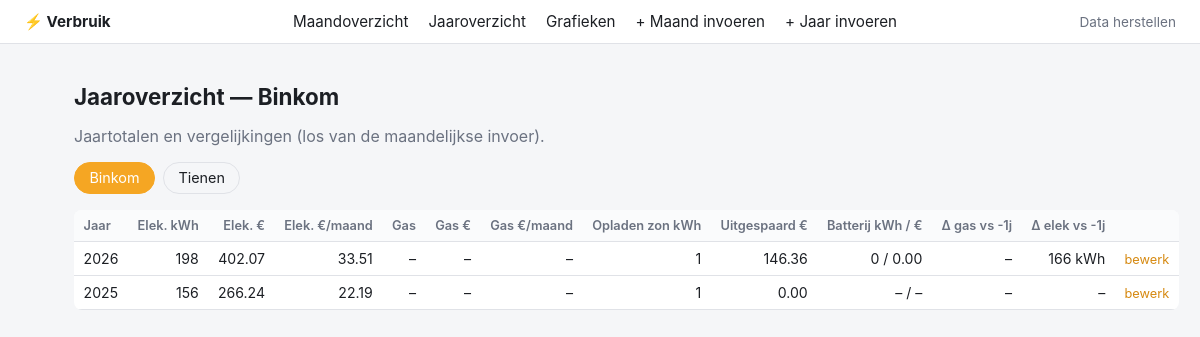
Page /jaaroverzicht on the committed database.
### tables this page shows
CREATE TABLE jaaroverzicht (
    id INTEGER PRIMARY KEY AUTOINCREMENT,
    woning TEXT NOT NULL CHECK (woning IN ('Tienen', 'Binkom')),
    jaar INTEGER NOT NULL,

    jaarverbruik_elektriciteit_kwh REAL,
    jaarverbruik_elektriciteit_kost_eur REAL,

    jaarverbruik_gas REAL,
    jaarverbruik_gas_eenheid TEXT CHECK (jaarverbruik_gas_eenheid IN ('m3', 'kWh')),
    jaarverbruik_gas_kost_eur REAL,

    opladen_zon_kwh REAL,
    opladen_zon_kost_eur REAL,

    uitgespaard_zonnepanelen_eur REAL,

    batterij_gebruik_kwh REAL,
    batterij_gebruik_kost_eur REAL,

    verschil_gas_vorig_jaar_m3 REAL,
    verschil_gas_vorig_jaar_kwh REAL,

    verschil_elektriciteit_vorig_jaar_kwh REAL,
    verschil_elektriciteit_vorig_jaar_eur REAL,

    UNIQUE(woning, jaar)
);

### main.py (the view)
@app.route("/jaaroverzicht")
def jaaroverzicht():
    woning = request.args.get("woning", WONINGEN[0])
    conn = get_connection()
    rows = conn.execute(
        "SELECT * FROM jaaroverzicht WHERE woning=? ORDER BY jaar DESC", (woning,)
    ).fetchall()
    maand_counts = {}
    for r in conn.execute(
        "SELECT jaar, COUNT(*) as n FROM maandverbruik WHERE woning=? GROUP BY jaar",
        (woning,),
    ):
        maand_counts[r["jaar"]] = r["n"]
    conn.close()
    resultaten = []
    for r in rows:
        rec = dict(r)
        n_maanden = maand_counts.get(rec["jaar"])
        rec["gem_maand_elektriciteit"] = jaaroverzicht_gem_per_maand(
            rec.get("jaarverbruik_elektriciteit_kost_eur"), n_maanden
        )
        rec["gem_maand_gas"] = jaaroverzicht_gem_per_maand(
            rec.get("jaarverbruik_gas_kost_eur"), n_maanden
        )
        rec["gem_maand_zon"] = jaaroverzicht_gem_per_maand(
            rec.get("opladen_zon_kost_eur"), n_maanden
        )
        resultaten.append(rec)
    return render_template(
        "jaaroverzicht.html", woningen=WONINGEN, woning=woning, records=resultaten
    )

### calculations.py (called while the page is built)
def jaaroverzicht_gem_per_maand(jaartotaal, aantal_maanden_met_data):
    if not aantal_maanden_met_data or jaartotaal is None:
        return None
    return jaartotaal / aantal_maanden_met_data

### main.py (called while the page is built)
    def __call__(self, environ, start_response):
        script_name = environ.get("HTTP_X_INGRESS_PATH", "")
        if script_name:
            environ["SCRIPT_NAME"] = script_name
            path_info = environ.get("PATH_INFO", "")
            if path_info.startswith(script_name):
                environ["PATH_INFO"] = path_info[len(script_name):]
        return self.wsgi_app(environ, start_response)

### models.py (called while the page is built)
def get_connection():
    DB_PATH.parent.mkdir(parents=True, exist_ok=True)
    conn = sqlite3.connect(DB_PATH)
    conn.row_factory = sqlite3.Row
    conn.execute("PRAGMA foreign_keys = ON")
    return conn

### templates/jaaroverzicht.html (shortened to what this page needs)
{% extends "base.html" %}
{% block content %}
<h1>Jaaroverzicht — {{ woning }}</h1>
<p class="subtitle">Jaartotalen en vergelijkingen (los van de maandelijkse invoer).</p>
<div class="woning-tabs">
    {% for w in woningen %}
        <a href="{{ url_for('jaaroverzicht', woning=w) }}" class="{{ 'active' if w == woning }}">{{ w }}</a>
    {% endfor %}
</div>
{% if not records %}
    <p class="muted">Nog geen jaaroverzicht voor {{ woning }}. <a href="{{ url_for('jaaroverzicht_invoer') }}">Voeg een jaar toe</a>.</p>
{% else %}
<table>
    <thead>
        <tr>
            <th>Jaar</th>
            <th>Elek. kWh</th>
            <th>Elek. €</th>
            <th>Elek. €/maand</th>
            <th>Gas</th>
            <th>Gas €</th>
            <th>Gas €/maand</th>
            <th>Opladen zon kWh</th>
            <th>Uitgespaard €</th>
            <th>Batterij kWh / €</th>
            <th>Δ gas vs -1j</th>
            <th>Δ elek vs -1j</th>
            <th></th>
        </tr>
    </thead>
    <tbody>
        {% for r in records %}
        <tr>
            <td>{{ r.jaar }}</td>
            <td>{{ "%.0f"|format(r.jaarverbruik_elektriciteit_kwh) if r.jaarverbruik_elektriciteit_kwh is not none else "–" }}</td>
            <td>{{ "%.2f"|format(r.jaarverbruik_elektriciteit_kost_eur) if r.jaarverbruik_elektriciteit_kost_eur is not none else "–" }}</td>
            <td>{{ "%.2f"|format(r.gem_maand_elektriciteit) if r.gem_maand_elektriciteit is not none else "–" }}</td>
            <td>{{ r.jaarverbruik_gas ~ " " ~ (r.jaarverbruik_gas_eenheid or "") if r.jaarverbruik_gas is not none else "–" }}</td>
            <td>{{ "%.2f"|format(r.jaarverbruik_gas_kost_eur) if r.jaarverbruik_gas_kost_eur is not none else "–" }}</td>
            <td>{{ "%.2f"|format(r.gem_maand_gas) if r.gem_maand_gas is not none else "–" }}</td>
            <td>{{ "%.0f"|format(r.opladen_zon_kwh) if r.opladen_zon_kwh is not none else "–" }}</td>
            <td>{{ "%.2f"|format(r.uitgespaard_zonnepanelen_eur) if r.uitgespaard_zonnepanelen_eur is not none else "–" }}</td>
            <td>
                {{ "%.0f"|format(r.batterij_gebruik_kwh) if r.batterij_gebruik_kwh is not none else "–" }} /
                {{ "%.2f"|format(r.batterij_gebruik_kost_eur) if r.batterij_gebruik_kost_eur is not none else "–" }}
            </td>
            <td>{{ "%.1f m³"|format(r.verschil_gas_vorig_jaar_m3) if r.verschil_gas_vorig_jaar_m3 is not none else "–" }}</td>
            <td>{{ "%.0f kWh"|format(r.verschil_elektriciteit_vorig_jaar_kwh) if r.verschil_elektriciteit_vorig_jaar_kwh is not none else "–" }}</td>
            <td><a class="edit" href="{{ url_for('jaaroverzicht_invoer', woning=r.woning, jaar=r.jaar) }}">bewerk</a></td>
        </tr>
        {% endfor %}
    </tbody>
</table>
{% endif %}
{% endblock %}

### static/style.css (style rules this page uses)
:root { --bg: #f5f6f8; --card: #ffffff; --border: #e0e2e7; --text: #1c1f24; --muted: #6b7280; --accent: #f5a623; --accent-dark: #d68910; --pos: #2e7d32; --neg: #c0392b; }
* { box-sizing: border-box; }
body { margin: 0; font-family: -apple-system, "Segoe UI", Roboto, sans-serif; background: var(--bg); color: var(--text); }
h1 { font-size: 1.4rem; margin-bottom: 0.25rem; }
.subtitle { color: var(--muted); margin-bottom: 1rem; }
.woning-tabs { display: flex; gap: 0.5rem; margin-bottom: 1rem; }
.woning-tabs a { padding: 0.4rem 0.9rem; border-radius: 999px; text-decoration: none; border: 1px solid var(--border); color: var(--text); font-size: 0.9rem; }
.woning-tabs a.active { background: var(--accent); border-color: var(--accent); color: #fff; }
table { width: 100%; border-collapse: collapse; background: var(--card); border-radius: 8px; overflow: hidden; font-size: 0.88rem; }
th, td { padding: 0.5rem 0.6rem; text-align: right; border-bottom: 1px solid var(--border); white-space: nowrap; }
th:first-child, td:first-child { text-align: left; }
th { background: #fafbfc; color: var(--muted); font-weight: 600; font-size: 0.8rem; }
a.edit { font-size: 0.8rem; color: var(--accent-dark); text-decoration: none; }

### rows in the picture
jaaroverzicht: jaar "2026", jaarverbruik_elektriciteit_kwh "198", jaarverbruik_elektriciteit_kost_eur "402.07", gem_maand_elektriciteit "33.51", jaarverbruik_gas "–", jaarverbruik_gas_kost_eur "–", gem_maand_gas "–", opladen_zon_kwh "1", uitgespaard_zonnepanelen_eur "146.36", batterij_gebruik_kwh "0", batterij_gebruik_kost_eur "0.00", verschil_gas_vorig_jaar_m3 "–", verschil_elektriciteit_vorig_jaar_kwh "166 kWh"
jaaroverzicht: jaar "2025", jaarverbruik_elektriciteit_kwh "156", jaarverbruik_elektriciteit_kost_eur "266.24", gem_maand_elektriciteit "22.19", jaarverbruik_gas "–", jaarverbruik_gas_kost_eur "–", gem_maand_gas "–", opladen_zon_kwh "1", uitgespaard_zonnepanelen_eur "0.00", batterij_gebruik_kwh "–", batterij_gebruik_kost_eur "–", verschil_gas_vorig_jaar_m3 "–", verschil_elektriciteit_vorig_jaar_kwh "–"

### other values in the picture
{{ woning }} "Binkom"
{{ w }} "Binkom" "Tienen"
